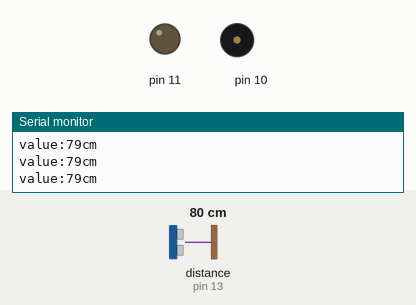
Simulated run of this sketch. Board: Arduino Uno, built with avr-gcc and run on an emulated ATmega328P. Parts: output pins drawn as LEDs (lit = HIGH), buzzer (waves = sounding), the last lines printed to the serial monitor. Wiring (inferred from the names in the program): ultrasonic range finder: trigger pin 12; echo pin 13. The test bench sets the inputs (shaded band); at power-on: distance to the obstacle (sensor on pin 13) 80 cm. The echo pulse lasts 58.3 µs per cm; pins used as bus, display or sensor lines are not drawn.

Above: at 1.2 s.
1.3 s: distance to the obstacle (sensor on pin 13) set to 12 cm
2.8 s: distance to the obstacle (sensor on pin 13) set to 9 cm
At 3.3 s:
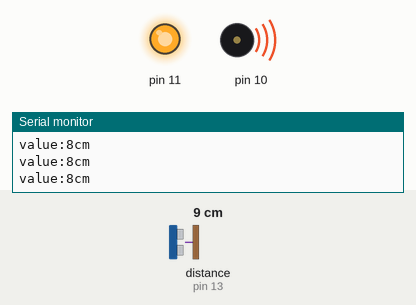
4.4 s: distance to the obstacle (sensor on pin 13) set to 35 cm
At 4.58 s:
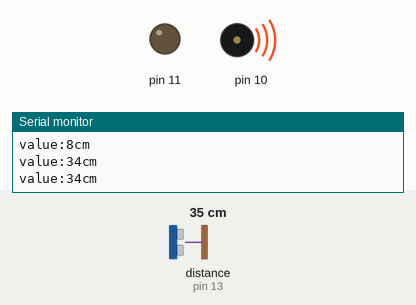
6.1 s: distance to the obstacle (sensor on pin 13) set to 2 cm
At 6.9 s:
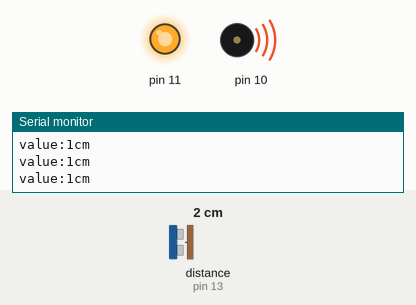
7.7 s: distance to the obstacle (sensor on pin 13) set to 18 cm
At 9.3 s:
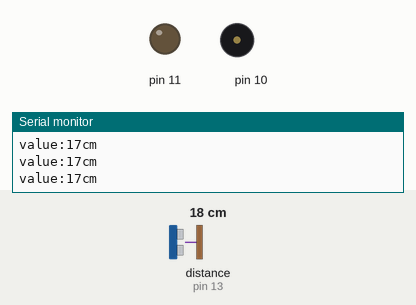
Timing chart, 0 to 10.5 s (numbered marks = the images above; inputs shaded):
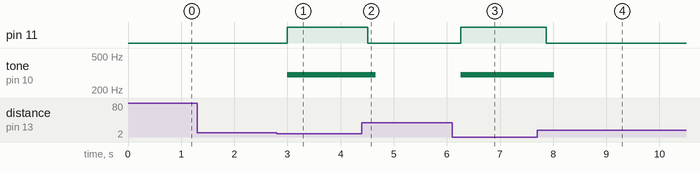

Measured:
- the behaviour switches between 11 and 10 cm on distance to the obstacle (sensor on pin 13) (found by bisection; images 0 and 1)
- after the input at 2.8 s, pin 11: LOW → HIGH after 0.19 s; tone on pin 10: silent → 300 Hz after 0.19 s
- after the input at 4.4 s, pin 11: HIGH → LOW after 0.11 s; tone on pin 10: 300 Hz → silent after 0.26 s
- after the input at 6.1 s, pin 11: LOW → HIGH after 0.16 s; tone on pin 10: silent → 300 Hz after 0.16 s
- after the input at 7.7 s, pin 11: HIGH → LOW after 0.17 s; tone on pin 10: 300 Hz → silent after 0.32 s

The sketch:

chompa_gaguk.ino
```cpp
int TRIG = 12;
int ECHO = 13;
void setup() {
  pinMode(TRIG,OUTPUT);
  pinMode(ECHO,INPUT);
  pinMode(11,OUTPUT);
  Serial.begin(9600);
}

void loop() {
  digitalWrite(TRIG,LOW);
  delayMicroseconds(2);
  digitalWrite(TRIG,HIGH);
  delayMicroseconds(5);
  digitalWrite(TRIG,LOW);
  int value = (pulseIn(ECHO,HIGH)/58.2);
  Serial.print("value:"+(String)value);
  Serial.println("cm");
  delay(100);
  if(value >= 10)
  {
    digitalWrite(11,LOW);
  }
  else if(value < 10)
  {
  digitalWrite(11,HIGH);
  tone(10,300,(1000/4));
  }
}
```
